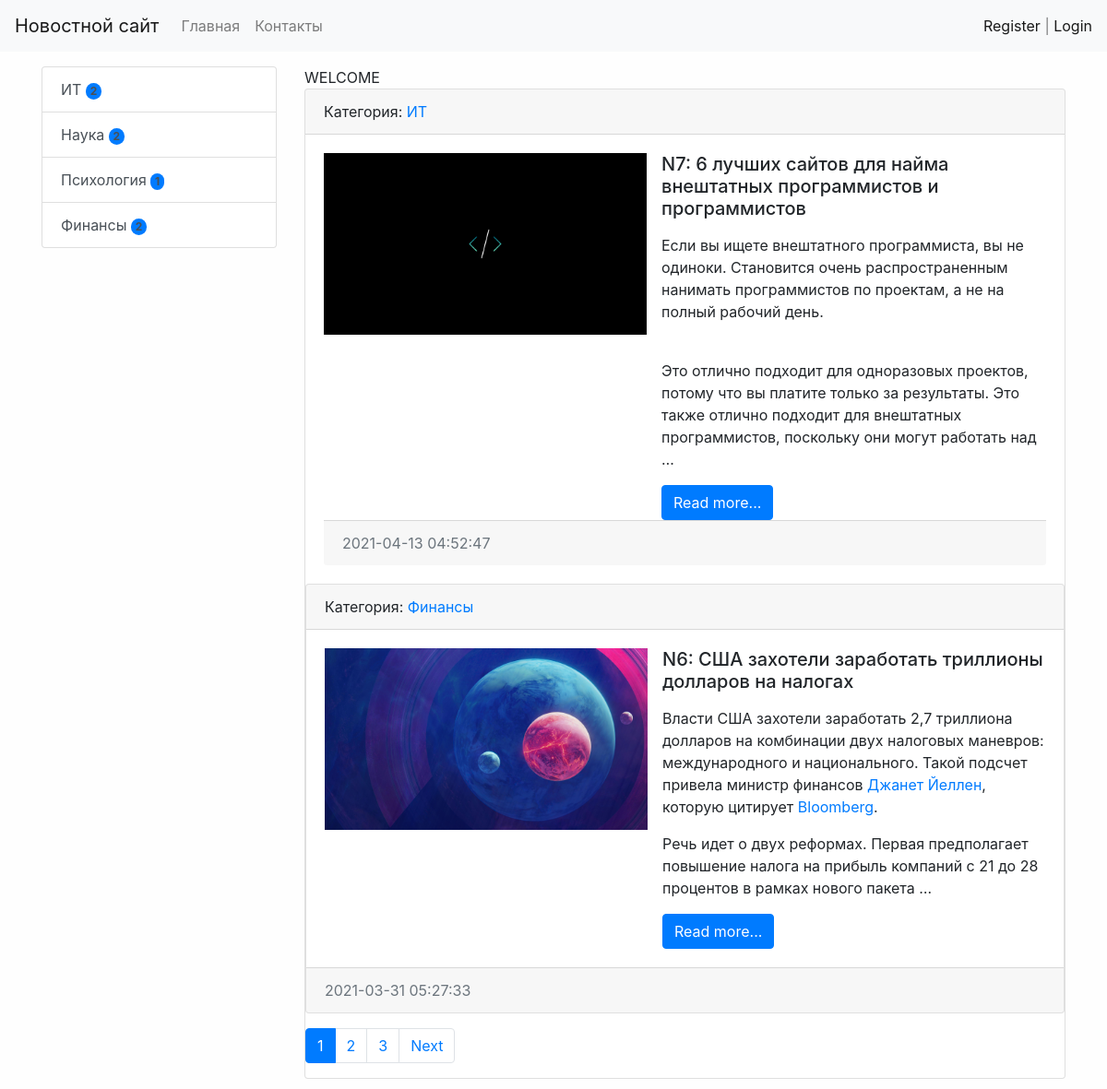
The page / on the database its author committed.
### news/models.py (models this page shows, shortened)
class Category(models.Model):
    title = models.CharField(max_length=150, db_index=True, verbose_name='Наименование категории')
    def get_absolute_url(self):
        return reverse('category', kwargs={"category_id": self.pk})
    def __str__(self):
        return self.title
    class Meta:
        verbose_name = 'Категория'
        verbose_name_plural = 'Категории'
        ordering = ['title']

class News(models.Model):
    title = models.CharField(max_length=150, verbose_name='Наименование')
    content = models.TextField(blank=True, verbose_name='Контент')
    created_at = models.DateTimeField(auto_now_add=True, verbose_name='Дата публикации')
    updated_at = models.DateTimeField(auto_now=True, verbose_name='Обновлено')
    photo = models.ImageField(upload_to='photos/%Y/%m/%d/', verbose_name='Фото', blank=True)
    is_published = models.BooleanField(default=True, verbose_name='Опубликовано')
    category = models.ForeignKey('Category', on_delete=models.PROTECT,
                                 verbose_name='Категория')
    def get_absolute_url(self):
        return reverse('view_news', kwargs={"pk": self.pk})
    class Meta:
        verbose_name = 'Новость'
        verbose_name_plural = 'Новости'
        ordering = ['-created_at']

### news/views.py (the view)
# urls.py: path('', cache_page(60)(HomeNews.as_view()), name='home'),
class HomeNews(MyMixin, ListView):
    model = News
    template_name = 'news/home_news_list.html'
    context_object_name = 'news'
    mixin_prop = 'welcome'
    paginate_by = 2
    def get_context_data(self, *, object_list=None, **kwargs):
        context = super().get_context_data(**kwargs)
        context['title'] = self.get_upper('Главная страница')
        context['mixin_prop'] = self.get_prop()
        return context
    def get_queryset(self):
        return News.objects.filter(is_published=True).select_related(
            'category')

### news/templatetags/news_tags.py (called while the page is built)
@register.inclusion_tag('news/list_categories.html')
def show_categories(arg1='Hello', arg2='world'):
    categories = cache.get('categories')
    if not categories:
        categories = Category.objects.annotate(cnt=Count('news', filter=F('news__is_published'))).filter(cnt__gt=0)
        cache.set('categories', categories, 30)
        categories = Category.objects.annotate(cnt=Count('news', filter=F('news__is_published'))).filter(cnt__gt=0)
    return {"categories": categories, "arg1": arg1, "arg2": arg2}

### news/utils.py (called while the page is built)
    def get_prop(self):
        return self.mixin_prop.upper()

    def get_upper(self, s):
        if isinstance(s, str):
            return s.upper()
        else:
            return s.title.upper()

### news/templates/news/home_news_list.html (shortened to what this page needs)
{% extends 'base.html' %}
{% block sidebar %}
    {% include 'inc/_sidebar.html' %}
{% endblock %}
{% block content %}
    {{ mixin_prop }}
    {% for item in news %}
        <div class="card mb-3">
            <div class="card-header">
                Категория: <a href="{{ item.category.get_absolute_url }}">{{ item.category }}</a>
            </div>
            <div class="card-body">
                <div class="media">
                    {% if item.photo %}
                        <img src="{{ item.photo.url }}" alt="" width="350" class="mr-3">
                    {% else %}
                        <img src="https://picsum.photos/id/1060/350/235/?blur=2" alt="" class="mr-3">
                    {% endif %}
                    <div class="media-body">
                        <h5 class="card-title">{{ item.title }}</h5>
                        <p class="card-text">{{ item.content|safe|linebreaks|truncatewords:50 }}</p>
                        <a href="{{ item.get_absolute_url }}" class="btn btn-primary">Read more...</a>
                    </div>
                </div>
            </div>
            <div class="card-footer text-muted">
                {{ item.created_at|date:"Y-m-d H:i:s" }}
            </div>
        </div>
    {% endfor %}
{% endblock %}

### templates/base.html (shortened to what this page needs)
{% load static %}
<!doctype html>
<html lang="en">
<head>
    <link rel="stylesheet" href="{% static 'bootstrap/css/bootstrap.min.css' %}">
    <link rel="stylesheet" href="{% static 'css/style.css' %}">
</head>
<body>
{% include 'inc/_nav.html' %}
<div class="container mt-3">
    <div class="row">
        <div class="col-md-3">
            {% load cache %}
            {% cache 30 sidebar %}
                {% block sidebar %}SIDEBAR{% endblock %}
            {% endcache %}
        </div>
        <div class="col-md-9">
            {% block content %}CONTENT{% endblock %}
            {% if page_obj.has_other_pages %}
                <nav aria-label="...">
                    <ul class="pagination">
                        {% for p in page_obj.paginator.page_range %}
                            {% if page_obj.number == p %}
                                <li class="page-item active" aria-current="page">
                                    <a class="page-link" href="?page={{ p }}">{{ p }} </a>
                                </li>
                            {% elif p > page_obj.number|add:-3 and p < page_obj.number|add:3 %}
                                <li class="page-item">
                                    <a class="page-link" href="?page={{ p }}">{{ p }}</a>
                                </li>
                            {% endif %}
                        {% endfor %}
                        {% if page_obj.has_next %}
                            <li class="page-item">
                                <a class="page-link" href="?page={{ page_obj.next_page_number }}">Next</a>
                            </li>
                        {% endif %}
                    </ul>
                </nav>
            {% endif %}
        </div>
    </div>
</div>
</body>
</html>

### templates/inc/_nav.html (shortened to what this page needs)
<nav class="navbar navbar-expand-lg navbar-light bg-light">
    <a class="navbar-brand" href="{% url 'home' %}">Новостной сайт</a>
    <div class="collapse navbar-collapse" id="navbarSupportedContent">
        <ul class="navbar-nav mr-auto">
            <li class="nav-item"><a class="nav-link" href="{% url 'home' %}">Главная</a></li>
            <li class="nav-item"><a class="nav-link" href="{% url 'contact' %}">Контакты</a></li>
        </ul>
        <span class="navbar-text">
            {% if request.user.is_authenticated %}
                Добро пожаловать, {{ user.username }} | <a href="{% url 'logout' %}">Выход</a>
            {% else %}
                <a href="{% url 'register' %}">Register</a> | <a href="{% url 'login' %}">Login</a>
            {% endif %}
        </span>
    </div>
</nav>

### templates/inc/_sidebar.html (shortened to what this page needs)
{% load news_tags %}
{% show_categories %}

### news/templates/news/list_categories.html
<div class="list-group">
    {% for item in categories %}
    <a href="{{ item.get_absolute_url }}" class="list-group-item
    list-group-item-action">{{ item.title }}    <span class="badge bg-primary rounded-pill">{{ item.cnt }}</span></a>
    {% endfor %}
</div>

### mysite/static/css/style.css (style rules this page uses)
body { background-color: #fefefe; }

### rows shown on the page
Category: title "ИТ", cnt "2"
Category: title "Наука", cnt "2"
Category: title "Психология", cnt "1"
Category: title "Финансы", cnt "2"
News: category "ИТ", photo (picture), title "N7: 6 лучших сайтов для найма внештатных программистов и программистов", content "Если вы ищете внештатного программиста, вы не одиноки. Становится очень распространенным нанимать программистов по проектам, а не на полный рабочий день. Это отлично подходит для одноразовых проектов, потому что вы платите только за результаты. Это также отлично подходит для внештатных программистов, поскольку они могут работать над …", created_at "2021-04-13 04:52:47"
News: category "Финансы", photo (picture), title "N6: США захотели заработать триллионы долларов на налогах", content "Власти США захотели заработать 2,7 триллиона долларов на комбинации двух налоговых маневров: международного и национального. Такой подсчет привела министр финансов Джанет Йеллен , которую цитирует Bloomberg . Речь идет о двух реформах. Первая предполагает повышение налога на прибыль компаний с 21 до 28 процентов в рамках нового пакета …", created_at "2021-03-31 05:27:33"

### other values the page prints
{{ mixin_prop }} "WELCOME"
{{ p }} "1"
{{ p }} "2" "3"
